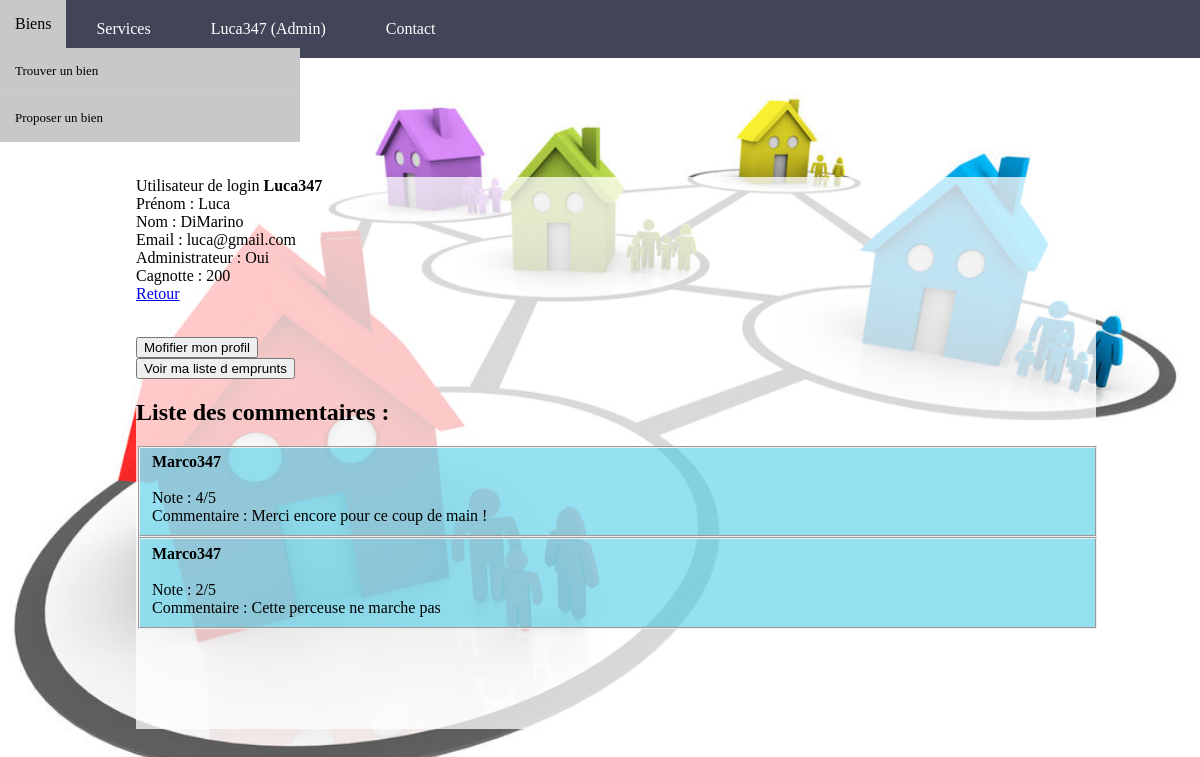
The page /index.php?controller=membre&action=read&login=Luca347&idMembre=6 (signed in) on the database its author committed.
### tables this page shows
CREATE TABLE `Membre` (
  `idMembre` int(11) NOT NULL,
  `login` varchar(75) NOT NULL,
  `nom` varchar(75) NOT NULL,
  `prenom` varchar(75) NOT NULL,
  `adresse` varchar(75) NOT NULL,
  `mail` varchar(75) NOT NULL,
  `mdp` varchar(75) NOT NULL,
  `ville` varchar(75) NOT NULL,
  `telephone` int(11) NOT NULL,
  `admin` int(11) NOT NULL,
  `codePostal` int(11) NOT NULL,
  `dateInscription` date NOT NULL,
  `solde` int(11) NOT NULL,
  `nonce` int(11) NOT NULL
);

CREATE TABLE `Commentaire` (
  `idComm` int(10) NOT NULL,
  `loginU` int(10) NOT NULL,
  `appreciation` varchar(75) NOT NULL,
  `etoile` int(10) NOT NULL,
  `idProduit` int(10) NOT NULL,
  `idMembre` int(10) NOT NULL
);

### controller/routeur.php (called while the page is built, shortened)
<?php
require_once File::build_path(array("lib","Session.php"));
require_once File::build_path(array("controller","ControllerMembre.php"));
require_once File::build_path(array("controller","Dispatcher.php"));
$controller_default = 'membre';
$controller = $controller_default;
if(!is_null(Dispatcher::myGet('action'))&&(!is_null(Dispatcher::myGet('controller')))){
    $action = htmlspecialchars(Dispatcher::myGet('action'));
    $controller = htmlspecialchars(Dispatcher::myGet('controller'));
}
else {
    $action = "readAll";
    $controller = $controller_default;
}
$controller_class = "Controller".ucfirst($controller);
$controller_class::$action();
?>

### index.php (called while the page is built, shortened)
<?php
require_once File::build_path(array('lib','Session.php'));
require_once File::build_path(array('controller','routeur.php'));
?>

### controller/Dispatcher.php (called while the page is built)
<?php
  class Dispatcher {
    public static function myGet($nomvar){
      if(isset($_GET[$nomvar])){
          return $_GET[$nomvar];
      }else if(isset($_POST[$nomvar])){
            return $_POST[$nomvar];
            }else{
              return NULL;
            }
    }
  }
  ?>

### model/Model.php (called while the page is built, shortened)
<?php
class Model {
    public static $pdo;
    public static function Init() {
        $hostname = Conf::getHostname();
        $database_name = Conf::getDatabase();
        $login = Conf::getLogin();
        $password = Conf::getPassword();
        try {
            self::$pdo = new PDO("mysql:host=$hostname;dbname=$database_name", $login, $password,array(PDO::MYSQL_ATTR_INIT_COMMAND => "SET NAMES utf8"));
            self::$pdo->setAttribute(PDO::ATTR_ERRMODE, PDO::ERRMODE_EXCEPTION);
        } catch (PDOException $e) {
            if (Conf::getDebug()) {
                echo $e->getMessage();
            } else {
                echo "Une erreur est survenue au niveau de la connexion de la base de donn�es !  <a href=''> retour a la page d'accueil </a>";
            }
            die();
        }
    }
    public static function select($primary_value) {
        $table_name = static::$object;
        $class_name = "Model".$table_name;
        $primary_key = static::$primary;
        try {
            $sql = "SELECT * from ".$table_name." WHERE ".$primary_key."=:primary_key";
            $req_prep = Model::$pdo->prepare($sql);
            $values = array(
                "primary_key" => $primary_value
            );
            $req_prep->execute($values);
            $req_prep->setFetchMode(PDO::FETCH_CLASS, $class_name);
            $tab= $req_prep->fetchAll();
            return $tab[0];
        } catch (PDOException $e) {
            if (Conf::isDebug()) {
                echo $e->getMessage();
            } else {
                echo 'Une erreur est survenue <a href="index.php"> retour a la page d\'accueil </a>';
            }
            die();
        }
    }
}

### model/ModelMembre.php (called while the page is built, shortened)
<?php
	require_once 'Model.php';
	class ModelMembre extends Model {
		private $idMembre;
                private $login;
		private $nom;
		private $prenom;
		private $mail;
		private $admin;
		private $solde;
		public function getIdMembre() {
			return $this->idMembre;
		}
                public function getLogin(){
                        return $this->login;
                }
		public function getNom() {
			return $this->nom;
		}
		public function getPrenom() {
			return $this->prenom;
		}
		public function getMail() {
			return $this->mail;
		}
		public function getAdmin() {
			return $this->admin;
		}
		public function getSolde() {
			return $this->solde;
		}
    public static function getLoginById($id){
        $sql = "SELECT login FROM Membre WHERE idMembre=:id";
            $req_prep = Model::$pdo->prepare($sql);
            $values = array(
                "id" => $id,
            );
            $req_prep->execute($values);
            $req_prep->setFetchMode(PDO::FETCH_CLASS, 'ModelMembre');
            $tab= $req_prep->fetch();
            return $tab->getLogin();
    }
}
 ?>

### lib/Session.php (called while the page is built, shortened)
<?php
    class Session {
    public static function is_connected(){
        return (!empty($_SESSION['login']));
    }
}
?>

### model/ModelEmprunt.php (called while the page is built, shortened)
<?php
	require_once "Model.php";
	class ModelEmprunt extends Model{
                public static function readAllBienDonneById($id){
                    $sql = ("SELECT * FROM Emprunt WHERE idProposant=:id");
                    $req_prep = Model::$pdo->prepare($sql);
                    $values = array(
                        "id" => $id,
                    );
                    $req_prep->execute($values);
                    $req_prep->setFetchMode(PDO::FETCH_CLASS, 'ModelEmprunt');
                    $tab= $req_prep->fetchAll();
                    return $tab;
                }
    }
?>

### model/ModelCommentaire.php (called while the page is built, shortened)
<?php
	require_once "Model.php";
	class ModelCommentaire extends Model{
		private $appreciation;
		private $etoile;
		private $idMembre;
        function getAppreciation() {
            return $this->appreciation;
        }
        function getEtoile() {
            return $this->etoile;
        }
        function getIdMembre() {
            return $this->idMembre;
        }
        public static function selectAllCommByLoginU($loginU){
                $sql = "SELECT * FROM Commentaire WHERE loginU=:login";
                $req_prep = Model::$pdo->prepare($sql);
                $values = array(
                    "login" => $loginU
                );
                $req_prep->execute($values);
                $req_prep->setFetchMode(PDO::FETCH_CLASS, 'ModelCommentaire');
                $tab= $req_prep->fetchAll();
                return $tab;
        }
    }
?>

### view/membre/detail.php (the view, shortened to what this page needs)
<?php
require_once File::build_path(array("controller","ControllerCommentaire.php"));
  $loginHTML = htmlspecialchars($u->getLogin());
  $nomHTML = htmlspecialchars($u->getNom());
  $prenomHTML = htmlspecialchars($u->getPrenom());
  $loginURL = rawurlencode($u->getLogin());
  $emailHTML = htmlspecialchars($u->getmail());
  $cagnotte = $u->getSolde();
  if($u->getAdmin()){
    $reponse = 'Oui';
  }
  else{
    $reponse= 'Non';
  }
 echo '
        <p>Utilisateur de login <b>'. $loginHTML .'</b><br>
           Prénom : '.$prenomHTML. '<br>
           Nom : '.$nomHTML . '<br>
           Email : ' . $emailHTML .'<br>
           Administrateur : ' . $reponse .'<br>
           Cagnotte : ' . $cagnotte .'<b> </b> <br>
           <a href="index.php?controller=membre&action=readAll"> Retour </a>
        </p>';
?>
    <?php
    if(ucfirst($loginHTML) == ucfirst($_SESSION['login'])){
        echo '<a href="index.php?controller=membre&action=update&login='.$loginURL.'" title="Modifier">'.'<button>Mofifier mon profil</button></a>';
        echo '<a href="index.php?controller=emprunt&action=listeEmpruntByMembre&login='.$loginURL.'" title="liste emprunts">'.'<button>Voir ma liste d emprunts</button></a>';
    }
            ?>
<div id="bloc_all_comm">
				<?php
                                if(!empty(Dispatcher::myGet('idMembre'))){
                                    echo '<h2> Liste des commentaires :</h2>';
				if(Session::is_connected() ){
					if (empty($tab)){
						echo '<h3> Il n\'y a pas de commentaires pour ce Membre </h3>';
					}else{
					foreach($tab as $com){
						echo '<fieldset class="commentaire">';
							echo '<div id="bloc_commentaire">';
								echo '<div id="bloc_detail_comm">';
									echo '<b>'.ModelMembre::getLoginById(intval($com->getIdMembre())).'</b> </br></br>';
									echo 'Note : ' . $com->getEtoile() . '/5<br>';
									echo 'Commentaire : ' . $com->getAppreciation() . '<br>';
								echo '</div>';
                					echo '</div>';
						echo '</fieldset>';
					}
					}
				}else{
					echo '<p> Les commentaires sont visible seulement si vous etes connectés </p>';
				}
                                }
        ?>
			</div>

### style/css/style.css (style rules this page uses)
body { font-family: 'Source code pro', Calibri, serif; padding: 0px; margin: 0px; background-image: url('../img/voisins.jpg'); background-position: center center; background-size: cover; background-attachment: fixed; }
fieldset { width: 540px; }
html { height: 100%; }
body { height: 100%; position: relative; }
#bloc_all_comm { margin-top: 5px; }
.commentaire { background-color: rgba(62, 201, 232, 0.55); width: 97%; }
#bloc_commentaire { display: flex; }
#bloc_detail_comm { width: 91%; }

### rows shown on the page
membre: login "Luca347", prenom "Luca", nom "DiMarino", mail "luca@gmail.com", admin "Oui", solde "200"
commentaire: idMembre.login "Marco347", etoile "4", appreciation "Merci encore pour ce coup de main !"
commentaire: idMembre.login "Marco347", etoile "2", appreciation "Cette perceuse ne marche pas"

### other values the page prints
$_SESSION['login'] "Luca347"
